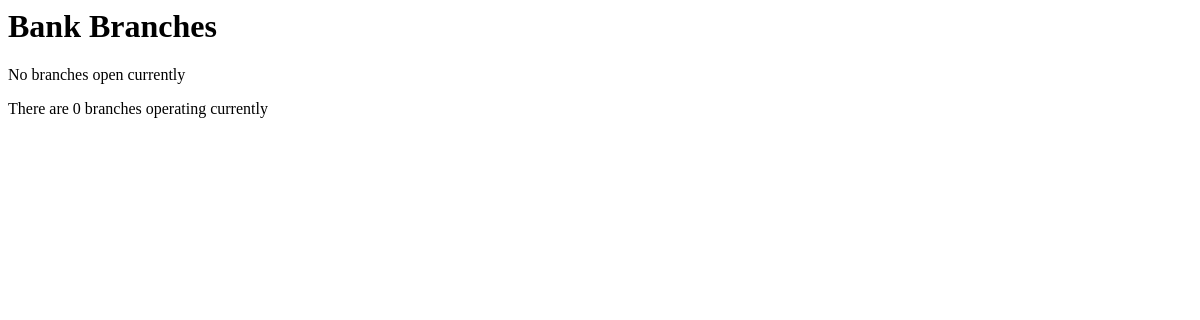
Before: /clients/ with the older database file.
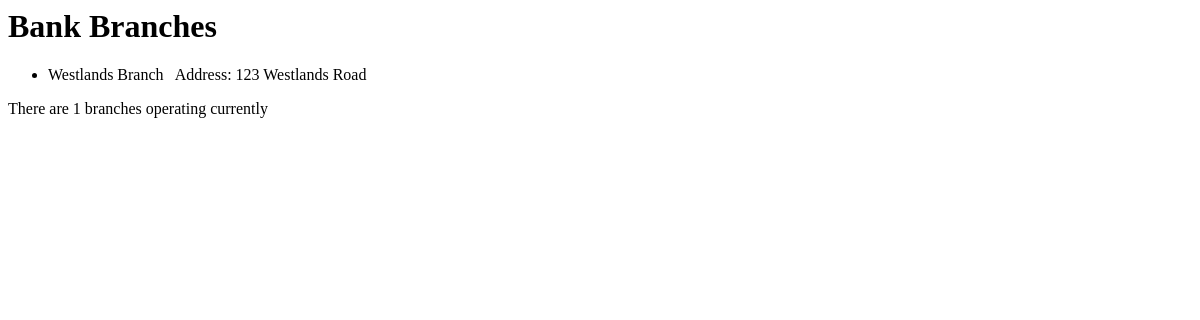
After: the same page with the newer database file.
### clients/models.py (models this page shows, shortened)
class Branch(models.Model):
    branch_name = models.CharField(
        max_length=50, unique=True, help_text='Enter a branch location (e.g Nairobi)')
    address = models.CharField(max_length=50)
    no_of_emps = models.IntegerField(default=0)

### clients/views.py (the view)
# urls.py: path('', views.index, name='index'),
def index(request):
    branch_list = Branch.objects.order_by('-no_of_emps')
    num_branches = Branch.objects.all().count()
    context = {
        'branch_list': branch_list,
        'num_branches': num_branches,
    }
    return HttpResponse(render(request, 'clients/index.html', context))

### clients/templates/clients/index.html
<h1>Bank Branches</h1>
{% if branch_list %}
<ul>
  {% for branch in branch_list %}
  <li>
    <p>{{ branch.branch_name}} &nbsp; Address: {{ branch.address}}</p>
  </li>
  {% endfor %}
</ul>
{% else %}
<p>No branches open currently</p>
{% endif %}
<p>There are {{ num_branches }} branches operating currently</p>

Changed rows visible on the page:
added Branch: branch_name "Westlands Branch", address "123 Westlands Road"
Other visible differences:
{{ num_branches }}: "0" → "1"
text no longer shown: "No branches open currently"
